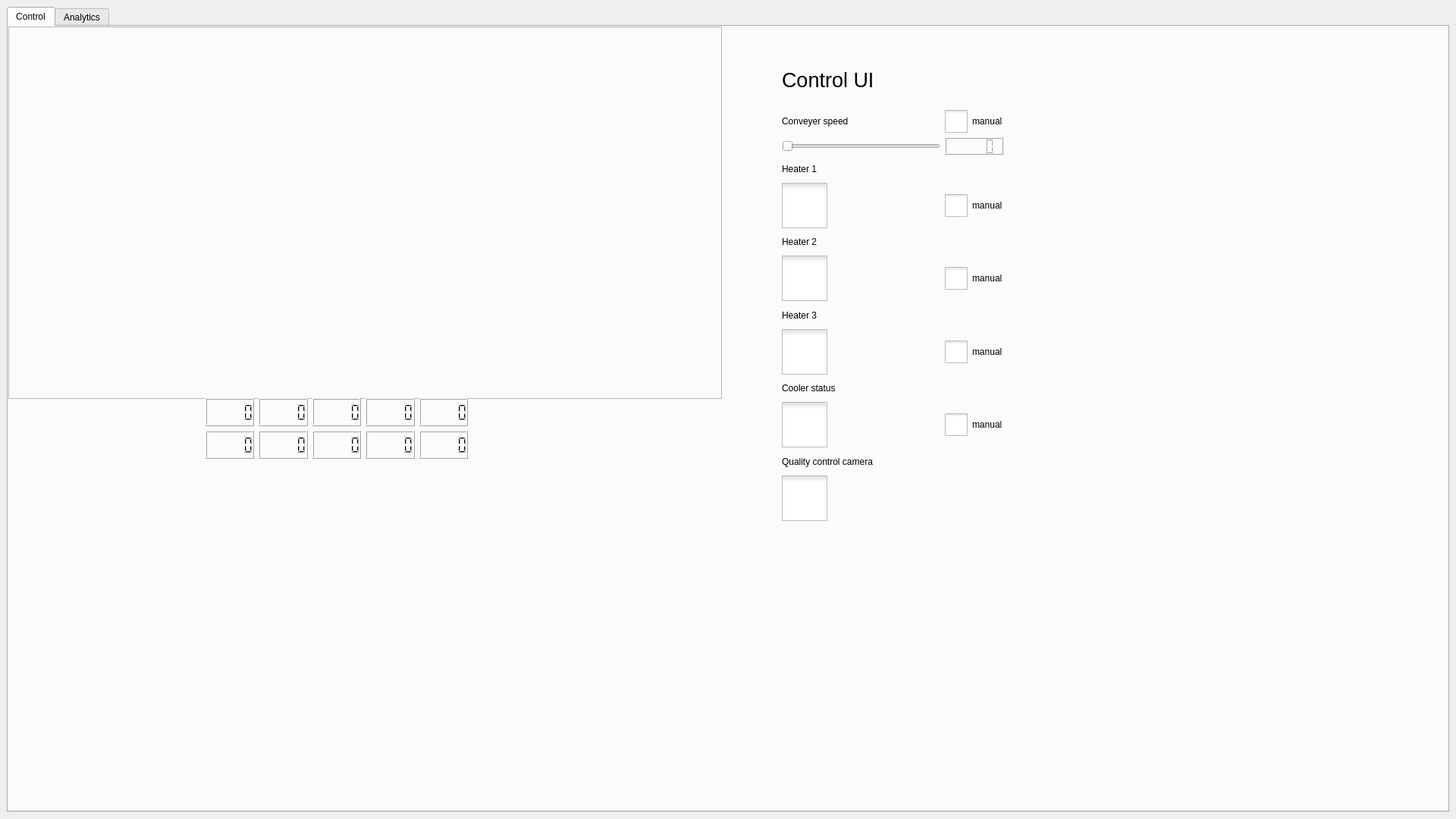
<?xml version="1.0" encoding="UTF-8"?>
<ui version="4.0">
 <class>MainWindow</class>
 <widget class="QMainWindow" name="MainWindow">
  <property name="geometry">
   <rect>
    <x>0</x>
    <y>0</y>
    <width>1920</width>
    <height>1080</height>
   </rect>
  </property>
  <property name="windowTitle">
   <string>MainWindow</string>
  </property>
  <widget class="QWidget" name="centralwidget">
   <layout class="QHBoxLayout" name="horizontalLayout">
    <item>
     <widget class="QTabWidget" name="tabWidget">
      <property name="minimumSize">
       <size>
        <width>600</width>
        <height>400</height>
       </size>
      </property>
      <property name="currentIndex">
       <number>0</number>
      </property>
      <widget class="QWidget" name="control">
       <attribute name="icon">
        <iconset theme="applications-system">
         <normaloff>.</normaloff>.</iconset>
       </attribute>
       <attribute name="title">
        <string>Control</string>
       </attribute>
       <widget class="QWidget" name="horizontalLayoutWidget">
        <property name="geometry">
         <rect>
          <x>0</x>
          <y>0</y>
          <width>941</width>
          <height>491</height>
         </rect>
        </property>
        <layout class="QVBoxLayout" name="verticalLayout">
         <item>
          <widget class="QFrame" name="chart_frame">
           <property name="frameShape">
            <enum>QFrame::StyledPanel</enum>
           </property>
           <property name="frameShadow">
            <enum>QFrame::Raised</enum>
           </property>
          </widget>
         </item>
        </layout>
       </widget>
       <widget class="QWidget" name="gridLayoutWidget">
        <property name="geometry">
         <rect>
          <x>1020</x>
          <y>110</y>
          <width>292</width>
          <height>542</height>
         </rect>
        </property>
        <layout class="QGridLayout" name="gridLayout">
         <item row="1" column="1">
          <widget class="QLCDNumber" name="lcdNumber"/>
         </item>
         <item row="5" column="0">
          <widget class="QCheckBox" name="heater2_checked_on_off">
           <property name="styleSheet">
            <string notr="true">QCheckBox::indicator {
	width: 60px;
	height: 60px;
}

QCheckBox::indicator:checked {
	image: url(&quot;:images/toggleBtn_on.png&quot;)
}

QCheckBox::indicator:unchecked {
	image: url(&quot;:images/toggleBtn_off.png&quot;)
}</string>
           </property>
           <property name="text">
            <string/>
           </property>
          </widget>
         </item>
         <item row="7" column="1">
          <widget class="QCheckBox" name="heater3_manual_automatic">
           <property name="styleSheet">
            <string notr="true">QCheckBox::indicator {
	width: 30px;
	height: 30px;
}

QCheckBox::indicator:checked {
	image: url(&quot;:images/checkBtn_checked.png&quot;)
}

QCheckBox::indicator:unchecked {
	image: url(&quot;:images/checkBtn_unchecked.png&quot;)
}</string>
           </property>
           <property name="text">
            <string>manual</string>
           </property>
          </widget>
         </item>
         <item row="5" column="1">
          <widget class="QCheckBox" name="heater2_manual_automatic">
           <property name="styleSheet">
            <string notr="true">QCheckBox::indicator {
	width: 30px;
	height: 30px;
}

QCheckBox::indicator:checked {
	image: url(&quot;:images/checkBtn_checked.png&quot;)
}

QCheckBox::indicator:unchecked {
	image: url(&quot;:images/checkBtn_unchecked.png&quot;)
}</string>
           </property>
           <property name="text">
            <string>manual</string>
           </property>
          </widget>
         </item>
         <item row="2" column="0">
          <widget class="QLabel" name="heater1_label">
           <property name="text">
            <string>Heater 1</string>
           </property>
          </widget>
         </item>
         <item row="10" column="0">
          <widget class="QLabel" name="qc_camera_label">
           <property name="text">
            <string>Quality control camera</string>
           </property>
          </widget>
         </item>
         <item row="3" column="1">
          <widget class="QCheckBox" name="heater1_manual_automatic">
           <property name="styleSheet">
            <string notr="true">QCheckBox::indicator {
	width: 30px;
	height: 30px;
}

QCheckBox::indicator:checked {
	image: url(&quot;:images/checkBtn_checked.png&quot;)
}

QCheckBox::indicator:unchecked {
	image: url(&quot;:images/checkBtn_unchecked.png&quot;)
}</string>
           </property>
           <property name="text">
            <string>manual</string>
           </property>
          </widget>
         </item>
         <item row="9" column="1">
          <widget class="QCheckBox" name="cooler_manual_auto">
           <property name="styleSheet">
            <string notr="true">QCheckBox::indicator {
	width: 30px;
	height: 30px;
}

QCheckBox::indicator:checked {
	image: url(&quot;:images/checkBtn_checked.png&quot;)
}

QCheckBox::indicator:unchecked {
	image: url(&quot;:images/checkBtn_unchecked.png&quot;)
}</string>
           </property>
           <property name="text">
            <string>manual</string>
           </property>
          </widget>
         </item>
         <item row="11" column="0">
          <widget class="QCheckBox" name="qc_camera_on_off">
           <property name="styleSheet">
            <string notr="true">QCheckBox::indicator {
	width: 60px;
	height: 60px;
}

QCheckBox::indicator:checked {
	image: url(&quot;:images/toggleBtn_on.png&quot;)
}

QCheckBox::indicator:unchecked {
	image: url(&quot;:images/toggleBtn_off.png&quot;)
}</string>
           </property>
           <property name="text">
            <string/>
           </property>
          </widget>
         </item>
         <item row="3" column="0">
          <widget class="QCheckBox" name="heater1_check_on_off">
           <property name="styleSheet">
            <string notr="true">QCheckBox::indicator {
	width: 60px;
	height: 60px;
}

QCheckBox::indicator:checked {
	image: url(&quot;:images/toggleBtn_on.png&quot;)
}

QCheckBox::indicator:unchecked {
	image: url(&quot;:images/toggleBtn_off.png&quot;)
}</string>
           </property>
           <property name="text">
            <string/>
           </property>
          </widget>
         </item>
         <item row="4" column="0">
          <widget class="QLabel" name="heater2_label">
           <property name="text">
            <string>Heater 2</string>
           </property>
          </widget>
         </item>
         <item row="9" column="0">
          <widget class="QCheckBox" name="cooler_check_on_off">
           <property name="styleSheet">
            <string notr="true">QCheckBox::indicator {
	width: 60px;
	height: 60px;
}

QCheckBox::indicator:checked {
	image: url(&quot;:images/toggleBtn_on.png&quot;)
}

QCheckBox::indicator:unchecked {
	image: url(&quot;:images/toggleBtn_off.png&quot;)
}</string>
           </property>
           <property name="text">
            <string/>
           </property>
          </widget>
         </item>
         <item row="8" column="0">
          <widget class="QLabel" name="cooler_label">
           <property name="text">
            <string>Cooler status</string>
           </property>
          </widget>
         </item>
         <item row="0" column="1">
          <widget class="QCheckBox" name="speed_manual_or_auto">
           <property name="styleSheet">
            <string notr="true">QCheckBox::indicator {
	width: 30px;
	height: 30px;
}

QCheckBox::indicator:checked {
	image: url(&quot;:images/checkBtn_checked.png&quot;)
}

QCheckBox::indicator:unchecked {
	image: url(&quot;:images/checkBtn_unchecked.png&quot;)
}</string>
           </property>
           <property name="text">
            <string>manual</string>
           </property>
          </widget>
         </item>
         <item row="1" column="0">
          <widget class="QSlider" name="conveyer_units_per_minute_slider">
           <property name="maximum">
            <number>600</number>
           </property>
           <property name="orientation">
            <enum>Qt::Horizontal</enum>
           </property>
          </widget>
         </item>
         <item row="0" column="0">
          <widget class="QLabel" name="speed_label">
           <property name="text">
            <string>Conveyer speed</string>
           </property>
          </widget>
         </item>
         <item row="7" column="0">
          <widget class="QCheckBox" name="heater3_checked_on_off">
           <property name="styleSheet">
            <string notr="true">QCheckBox::indicator {
	width: 60px;
	height: 60px;
}

QCheckBox::indicator:checked {
	image: url(&quot;:images/toggleBtn_on.png&quot;)
}

QCheckBox::indicator:unchecked {
	image: url(&quot;:images/toggleBtn_off.png&quot;)
}</string>
           </property>
           <property name="text">
            <string/>
           </property>
          </widget>
         </item>
         <item row="6" column="0">
          <widget class="QLabel" name="heater3_label">
           <property name="text">
            <string>Heater 3</string>
           </property>
          </widget>
         </item>
        </layout>
       </widget>
       <widget class="QLabel" name="controlHeader">
        <property name="geometry">
         <rect>
          <x>1020</x>
          <y>60</y>
          <width>171</width>
          <height>20</height>
         </rect>
        </property>
        <property name="font">
         <font>
          <pointsize>20</pointsize>
         </font>
        </property>
        <property name="text">
         <string>Control UI</string>
        </property>
       </widget>
       <widget class="QWidget" name="gridLayoutWidget_2">
        <property name="geometry">
         <rect>
          <x>260</x>
          <y>490</y>
          <width>346</width>
          <height>80</height>
         </rect>
        </property>
        <layout class="QGridLayout" name="sensor_temp_grid">
         <item row="0" column="1">
          <widget class="QLCDNumber" name="s1_temp"/>
         </item>
         <item row="0" column="0">
          <widget class="QLCDNumber" name="s0_temp"/>
         </item>
         <item row="0" column="2">
          <widget class="QLCDNumber" name="s2_temp"/>
         </item>
         <item row="1" column="0">
          <widget class="QLCDNumber" name="s5_temp"/>
         </item>
         <item row="0" column="3">
          <widget class="QLCDNumber" name="s3_temp"/>
         </item>
         <item row="0" column="4">
          <widget class="QLCDNumber" name="s4_temp"/>
         </item>
         <item row="1" column="1">
          <widget class="QLCDNumber" name="s6_temp"/>
         </item>
         <item row="1" column="2">
          <widget class="QLCDNumber" name="s7_temp"/>
         </item>
         <item row="1" column="3">
          <widget class="QLCDNumber" name="s8_temp"/>
         </item>
         <item row="1" column="4">
          <widget class="QLCDNumber" name="s9_temp"/>
         </item>
        </layout>
       </widget>
      </widget>
      <widget class="QWidget" name="analytics">
       <attribute name="icon">
        <iconset theme="x-office-presentation">
         <normaloff>.</normaloff>.</iconset>
       </attribute>
       <attribute name="title">
        <string>Analytics</string>
       </attribute>
       <widget class="QPushButton" name="pushButton">
        <property name="geometry">
         <rect>
          <x>480</x>
          <y>400</y>
          <width>89</width>
          <height>25</height>
         </rect>
        </property>
        <property name="text">
         <string>test</string>
        </property>
       </widget>
       <widget class="QPushButton" name="calculateButton">
        <property name="geometry">
         <rect>
          <x>50</x>
          <y>160</y>
          <width>80</width>
          <height>23</height>
         </rect>
        </property>
        <property name="text">
         <string>Calculate</string>
        </property>
        <property name="autoDefault">
         <bool>false</bool>
        </property>
        <property name="default">
         <bool>false</bool>
        </property>
        <property name="flat">
         <bool>false</bool>
        </property>
       </widget>
       <widget class="QLabel" name="rejectionLabel">
        <property name="geometry">
         <rect>
          <x>50</x>
          <y>200</y>
          <width>181</width>
          <height>16</height>
         </rect>
        </property>
        <property name="text">
         <string>Rejection Percentage: 0.00%</string>
        </property>
       </widget>
       <widget class="QLabel" name="costLabel">
        <property name="geometry">
         <rect>
          <x>50</x>
          <y>230</y>
          <width>161</width>
          <height>20</height>
         </rect>
        </property>
        <property name="text">
         <string>Operating Cost $0.00</string>
        </property>
       </widget>
       <widget class="QLabel" name="analyticsHeader">
        <property name="geometry">
         <rect>
          <x>50</x>
          <y>30</y>
          <width>141</width>
          <height>51</height>
         </rect>
        </property>
        <property name="font">
         <font>
          <pointsize>20</pointsize>
          <italic>false</italic>
          <underline>false</underline>
         </font>
        </property>
        <property name="text">
         <string>Analytics</string>
        </property>
       </widget>
       <widget class="QLabel" name="analyticsDescription">
        <property name="geometry">
         <rect>
          <x>50</x>
          <y>110</y>
          <width>421</width>
          <height>31</height>
         </rect>
        </property>
        <property name="font">
         <font>
          <pointsize>12</pointsize>
          <underline>true</underline>
         </font>
        </property>
        <property name="text">
         <string>Calculate rejection percentage and operating costs:</string>
        </property>
       </widget>
       <widget class="QWidget" name="gridLayoutWidget_3">
        <property name="geometry">
         <rect>
          <x>600</x>
          <y>110</y>
          <width>160</width>
          <height>88</height>
         </rect>
        </property>
        <layout class="QGridLayout" name="analytics_grid">
         <item row="1" column="0">
          <widget class="QLabel" name="uptimeTitleLabel">
           <property name="text">
            <string>Uptime-%</string>
           </property>
          </widget>
         </item>
         <item row="0" column="0">
          <widget class="QLabel" name="conveyerAnalticsLabel">
           <property name="text">
            <string>Conveyer statistics</string>
           </property>
          </widget>
         </item>
         <item row="2" column="0">
          <widget class="QLabel" name="sensorTempTitleLabel">
           <property name="text">
            <string>Sensor temp avg</string>
           </property>
          </widget>
         </item>
         <item row="3" column="0">
          <widget class="QLabel" name="conveyerAverageSpeedTitle">
           <property name="text">
            <string>Conveyer speed avg</string>
           </property>
          </widget>
         </item>
        </layout>
       </widget>
      </widget>
     </widget>
    </item>
   </layout>
  </widget>
 </widget>
 <resources/>
 <connections>
  <connection>
   <sender>conveyer_units_per_minute_slider</sender>
   <signal>valueChanged(int)</signal>
   <receiver>lcdNumber</receiver>
   <slot>display(int)</slot>
   <hints>
    <hint type="sourcelabel">
     <x>881</x>
     <y>183</y>
    </hint>
    <hint type="destinationlabel">
     <x>1070</x>
     <y>179</y>
    </hint>
   </hints>
  </connection>
 </connections>
</ui>
